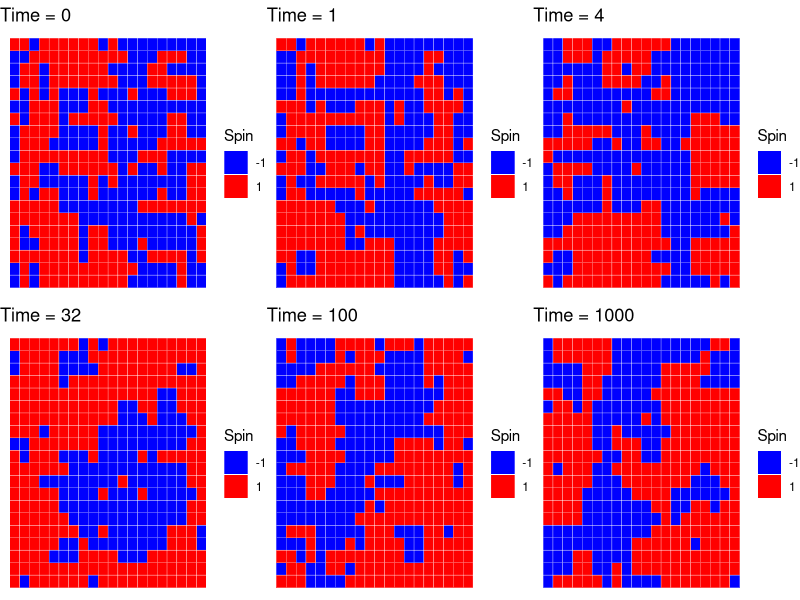

Recreate this plot in R. (Note: a time limit stopped this script after it produced the figure.)
## ---- chunk 1
# 初始化 R Markdown 設置
knitr::opts_chunk$set(echo = TRUE, warning=FALSE, message=FALSE)
## ---- chunk 2
# 載入所需套件
library(ggplot2)
library(reshape2)
library(gridExtra)
## ---- chunk 3
# 1. 參數設定與輔助函數 -----------------------------------------------------
L <- 20                # 格點邊長 (L x L)
J <- 1                 # 交換作用強度
steps <- c(0, 1, 4, 32, 100, 1000) # 時間步驟
T_values <- seq(1.5, 3.5, 0.5)     # 溫度範圍
beta <- function(T) 1 / T          # 反溫度計算公式

# 初始化隨機自旋格點
initialize_lattice <- function(L) {
  matrix(sample(c(-1, 1), L * L, replace = TRUE), L, L)
}

# 計算自旋反轉的能量變化
delta_energy <- function(lattice, i, j, L) {
  spin <- lattice[i, j]
  neighbors <- lattice[(i %% L) + 1, j] + lattice[(i - 2) %% L + 1, j] +
               lattice[i, (j %% L) + 1] + lattice[i, (j - 2) %% L + 1]
  return(2 * spin * neighbors)
}
## ---- chunk 4
# 2. Metropolis 演算法 -----------------------------------------------------
metropolis_step <- function(lattice, beta, L) {
  for (k in 1:(L * L)) {   # 嘗試更新 L x L 次 (一個 sweep)
    i <- sample(1:L, 1)    # 隨機選取行
    j <- sample(1:L, 1)    # 隨機選取列
    dE <- delta_energy(lattice, i, j, L)  # 計算 ΔE
    
    # 接受或拒絕反轉自旋
    if (dE <= 0 || runif(1) < exp(-dE * beta)) {
      lattice[i, j] <- -lattice[i, j]  # 反轉自旋
    }
  }
  return(lattice)
}
## ---- chunk 5
# 3. 格點視覺化函數 -----------------------------------------------------
plot_lattice <- function(lattice, title) {
  lattice_df <- melt(lattice)
  colnames(lattice_df) <- c("x", "y", "spin")
  ggplot(lattice_df, aes(x = x, y = y, fill = factor(spin))) +
    geom_tile(color = "white") +
    scale_fill_manual(values = c("-1" = "blue", "1" = "red")) +
    labs(title = title, fill = "Spin") +
    theme_void()
}

# 格點演化視覺化：不同時間步驟
plot_lattice_evolution <- function(L, steps, beta_value) {
  lattice <- initialize_lattice(L) # 初始隨機格點
  plots <- list()
  
  for (t in 1:length(steps)) {
    step <- steps[t]
    for (s in 1:step) {
      lattice <- metropolis_step(lattice, beta_value, L)
    }
    plots[[t]] <- plot_lattice(lattice, paste("Time =", step))
  }
  do.call(grid.arrange, c(plots, ncol = 3))
}
## ---- chunk 6
# 4. 平均能量與磁化率 -----------------------------------------------------
calc_energy <- function(lattice, J) {
  E <- 0
  L <- nrow(lattice)
  for (i in 1:L) {
    for (j in 1:L) {
      neighbors <- lattice[(i %% L) + 1, j] + lattice[(i - 2) %% L + 1, j] +
                   lattice[i, (j %% L) + 1] + lattice[i, (j - 2) %% L + 1]
      E <- E - J * lattice[i, j] * neighbors
    }
  }
  return(E / 2) # 避免重複計算
}

simulate_ising <- function(L, T, steps_eq, steps_mc) {
  beta <- 1 / T
  lattice <- initialize_lattice(L)
  
  # 平衡過程
  for (step in 1:steps_eq) {
    lattice <- metropolis_step(lattice, beta, L)
  }
  
  # 蒐集數據
  energy <- magnetization <- 0
  for (step in 1:steps_mc) {
    lattice <- metropolis_step(lattice, beta, L)
    energy <- energy + calc_energy(lattice, J)
    magnetization <- magnetization + abs(sum(lattice))
  }
  
  list(Energy = energy / steps_mc, 
       Magnetization = magnetization / (steps_mc * L^2))
}

## ---- chunk 7
# 5. 模擬與繪圖 -----------------------------------------------------
# 5.1 繪製不同時間步驟的格點狀態
cat("### 格點演化視覺化: 不同時間步驟\n")
plot_lattice_evolution(L, steps, beta(2.5))

# 5.2 模擬能量與磁化率隨溫度變化
results <- data.frame(Temperature = numeric(), Energy = numeric(), Magnetization = numeric())

for (T in T_values) {
  sim <- simulate_ising(L, T, 500, 1000)  # 平衡 500 步後模擬 1000 步
  cat(sprintf("T = %.2f, Energy = %.2f, Magnetization = %.2f\n", 
              T, sim$Energy, sim$Magnetization))
  results <- rbind(results, data.frame(Temperature = T, Energy = sim$Energy, Magnetization = sim$Magnetization))
}

# 5.3 繪製能量與磁化率
p1 <- ggplot(results, aes(x = Temperature, y = Energy)) + 
      geom_point(color = "red") + geom_line() +
      labs(title = "能量隨溫度變化", x = "溫度 (T)", y = "能量") +
      theme_minimal()

p2 <- ggplot(results, aes(x = Temperature, y = Magnetization)) + 
      geom_point(color = "blue") + geom_line() +
      labs(title = "磁化率隨溫度變化", x = "溫度 (T)", y = "磁化率") +
      theme_minimal()

grid.arrange(p1, p2, ncol = 2)
